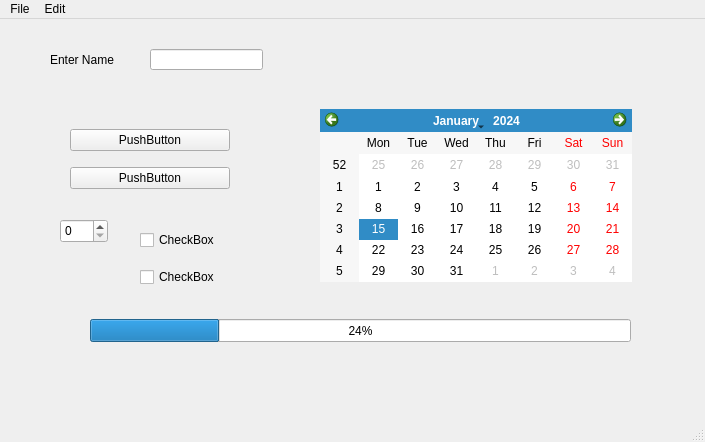
<?xml version="1.0" encoding="UTF-8"?>
<ui version="4.0">
 <class>BNPDemo</class>
 <widget class="QMainWindow" name="BNPDemo">
  <property name="geometry">
   <rect>
    <x>0</x>
    <y>0</y>
    <width>705</width>
    <height>442</height>
   </rect>
  </property>
  <property name="windowTitle">
   <string>MainWindow</string>
  </property>
  <widget class="QWidget" name="centralwidget">
   <widget class="QLabel" name="label">
    <property name="geometry">
     <rect>
      <x>50</x>
      <y>30</y>
      <width>131</width>
      <height>21</height>
     </rect>
    </property>
    <property name="text">
     <string>Enter Name</string>
    </property>
   </widget>
   <widget class="QLineEdit" name="lineEdit">
    <property name="geometry">
     <rect>
      <x>150</x>
      <y>30</y>
      <width>113</width>
      <height>21</height>
     </rect>
    </property>
   </widget>
   <widget class="QWidget" name="verticalLayoutWidget">
    <property name="geometry">
     <rect>
      <x>70</x>
      <y>100</y>
      <width>160</width>
      <height>80</height>
     </rect>
    </property>
    <layout class="QVBoxLayout" name="verticalLayout">
     <item>
      <widget class="QPushButton" name="button1">
       <property name="text">
        <string>PushButton</string>
       </property>
      </widget>
     </item>
     <item>
      <widget class="QPushButton" name="button2">
       <property name="text">
        <string>PushButton</string>
       </property>
      </widget>
     </item>
    </layout>
   </widget>
   <widget class="QCalendarWidget" name="calendarWidget">
    <property name="geometry">
     <rect>
      <x>320</x>
      <y>90</y>
      <width>312</width>
      <height>173</height>
     </rect>
    </property>
   </widget>
   <widget class="QProgressBar" name="progressBar">
    <property name="geometry">
     <rect>
      <x>90</x>
      <y>300</y>
      <width>541</width>
      <height>23</height>
     </rect>
    </property>
    <property name="value">
     <number>24</number>
    </property>
   </widget>
   <widget class="QSpinBox" name="spinBox">
    <property name="geometry">
     <rect>
      <x>60</x>
      <y>200</y>
      <width>48</width>
      <height>24</height>
     </rect>
    </property>
   </widget>
   <widget class="QWidget" name="verticalLayoutWidget_2">
    <property name="geometry">
     <rect>
      <x>140</x>
      <y>200</y>
      <width>160</width>
      <height>80</height>
     </rect>
    </property>
    <layout class="QVBoxLayout" name="verticalLayout_2">
     <item>
      <widget class="QCheckBox" name="checkBox">
       <property name="text">
        <string>CheckBox</string>
       </property>
      </widget>
     </item>
     <item>
      <widget class="QCheckBox" name="checkBox_2">
       <property name="text">
        <string>CheckBox</string>
       </property>
      </widget>
     </item>
    </layout>
   </widget>
  </widget>
  <widget class="QMenuBar" name="menubar">
   <property name="geometry">
    <rect>
     <x>0</x>
     <y>0</y>
     <width>705</width>
     <height>22</height>
    </rect>
   </property>
   <widget class="QMenu" name="menuFile">
    <property name="title">
     <string>File</string>
    </property>
    <addaction name="actionOpen"/>
    <addaction name="actionQuit"/>
   </widget>
   <widget class="QMenu" name="menuEdit">
    <property name="title">
     <string>Edit</string>
    </property>
    <addaction name="actionCopy"/>
    <addaction name="actionCut"/>
    <addaction name="actionPaste"/>
    <addaction name="actionSkewer"/>
   </widget>
   <addaction name="menuFile"/>
   <addaction name="menuEdit"/>
  </widget>
  <widget class="QStatusBar" name="statusbar"/>
  <action name="actionOpen">
   <property name="text">
    <string>Open...</string>
   </property>
  </action>
  <action name="actionQuit">
   <property name="text">
    <string>Quit</string>
   </property>
  </action>
  <action name="actionCopy">
   <property name="text">
    <string>Copy</string>
   </property>
  </action>
  <action name="actionCut">
   <property name="text">
    <string>Cut</string>
   </property>
  </action>
  <action name="actionPaste">
   <property name="text">
    <string>Paste</string>
   </property>
  </action>
  <action name="actionSkewer">
   <property name="text">
    <string>Skewer</string>
   </property>
  </action>
 </widget>
 <resources/>
 <connections/>
</ui>
